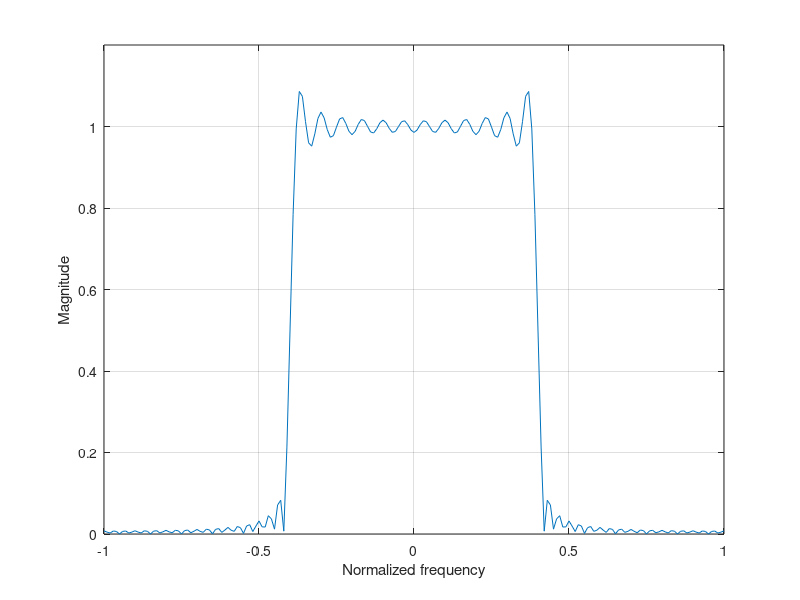

Reproduce this figure in MATLAB.
%
% example3_7.m - MATLAB file for designing FIR filter using
%                the Fourier series method
%

% For the book "Real Time Digital Signal Processing: 
%               Fundamentals, Implementation and Application, 3rd Ed"
%               By Sen M. Kuo, Bob H. Lee, and Wenshun Tian
%               Publisher: John Wiley and Sons, Ltd

omegac = 0.4*pi; % Cutoff frequency
L = 61;		     % Filter order L = 61
M = (L-1)/2;     % M
l = 0:2*M;       % Coefficient index l
h = omegac/pi*sinc(omegac*(l-M)/pi);  % Compute coefficients
omega = -pi:2*pi/200:pi;     % Frequency range
Hd = freqz(h,1,omega);       % Frequency response 
plot((omega/pi),abs(Hd)),... % Use normalized frequency
    xlabel('Normalized frequency'), ylabel('Magnitude'), grid;
axis([-1 1 0 1.2]);